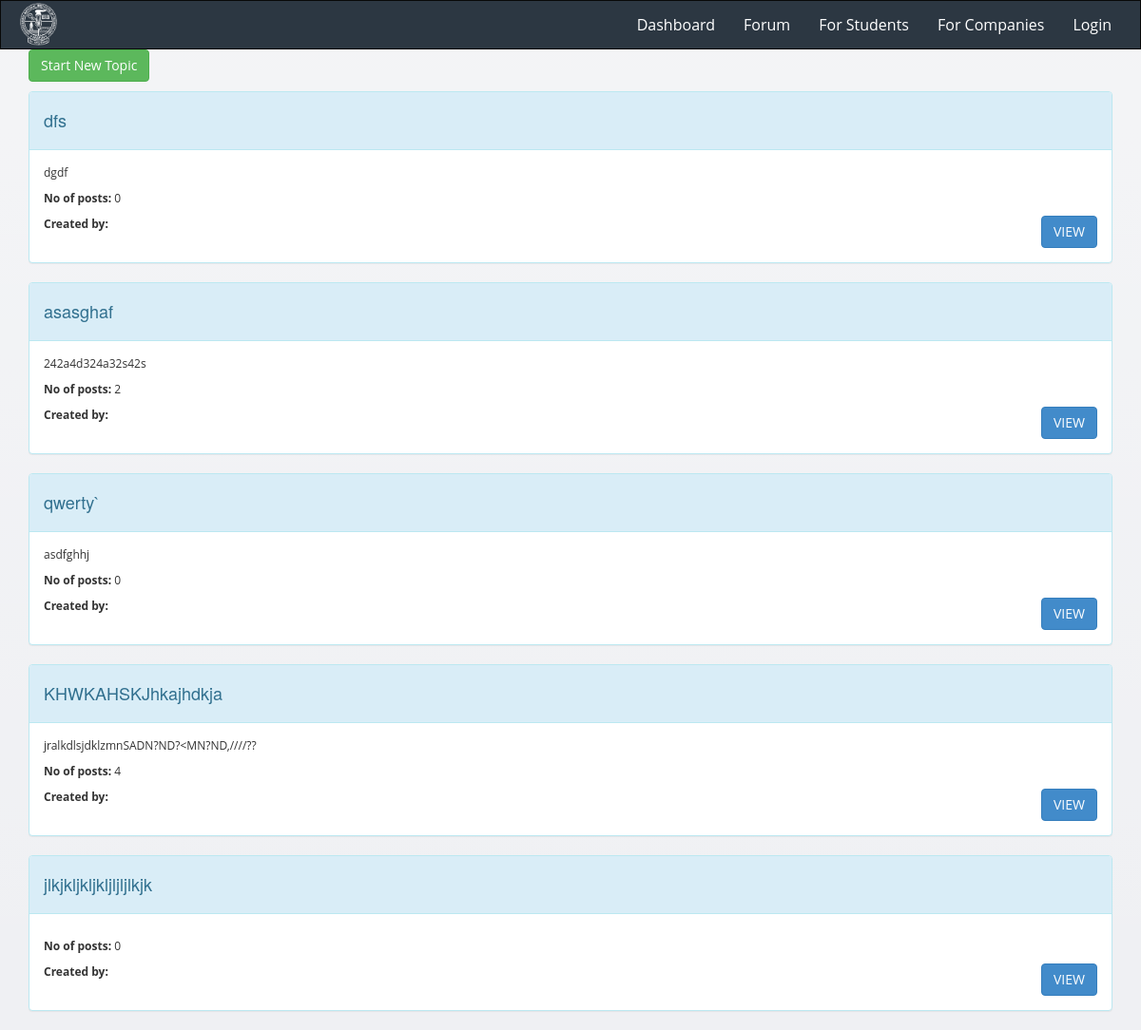
Page /forum/2/ on the earlier database version.
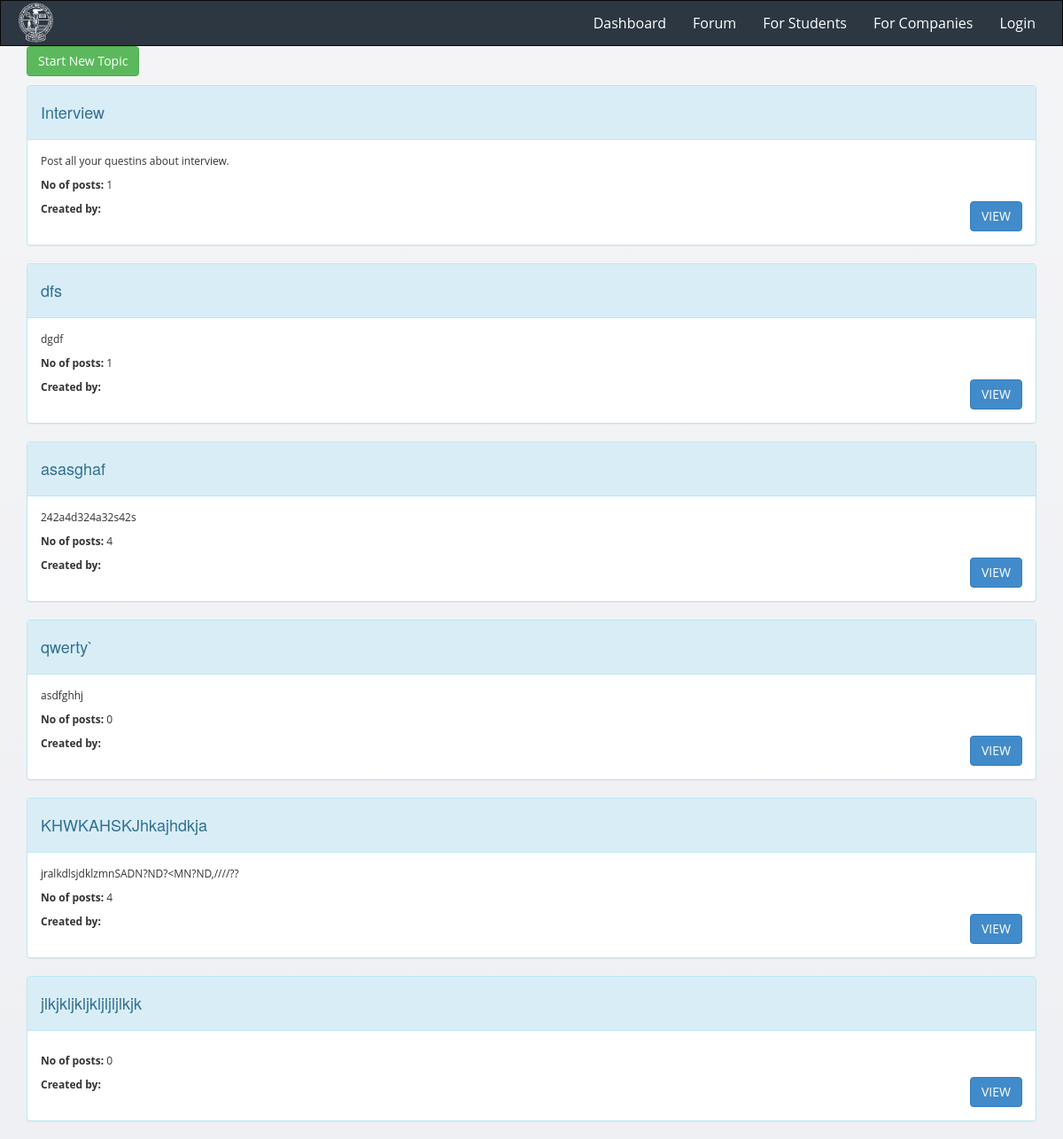
Same page on the later database version.
### forum/models.py (models this page shows, shortened)
class Topic(models.Model):
    title = models.CharField(max_length=60)
    description = models.TextField(max_length=10000, blank=True, null=True)
    forum = models.ForeignKey(Forum)
    created = models.DateTimeField(auto_now=True)
    creator = models.ForeignKey(MyUser, blank=True, null=True)
    updated = models.DateTimeField(auto_now=True)
    closed = models.BooleanField(blank=True, default=False)
    def num_replies(self):
        return max(0, self.post_set.count())

### forum/views.py (the view)
# urls.py: url(r'^(?P<forum_id>[0-9]+)/$', views.forum, name='forum-detail'),
def forum(request, forum_id):
    topics = Topic.objects.filter(forum=forum_id).order_by("-created")
    forum = get_object_or_404(Forum, pk=forum_id)
    return render(request, "forum/forum.html", {'topics': topics, 'pk': forum_id, 'forum': forum})

### forum/templates/forum/forum.html (shortened to what this page needs)
{% extends 'forum/base.html' %}
{% block content %}
<div class="container">
    <p>
     <a href="{% url 'forum:new-topic' pk  %}" class="btn btn-success btn-md " role="button" id="new_topic">Start New Topic</a>
    </p>
</div>
    {% for topic in topics %}
        <div class="container">
           <div class="panel panel-info">
                  <div class="panel-heading">
                     <h4> {{ topic.title }} </h4>
                  </div>
                  <div class="panel-body">
                      <p>
                          {{ topic.description }}
                      </p>
                       <p>
                           <b> No of posts: </b>{{ topic.num_replies }}
                       </p>
                        <p>
                            <b> Created by: </b>{{ topic.creator.full_name|linebreaksbr }}
                            <a class=" btn btn-primary " href="{% url 'forum:topic-detail' topic.pk %}" style = " float:right " > VIEW </a>
                        </p>
                  </div>
            </div>
        </div>
    {% endfor %}
{% endblock %}

Differences in the rows shown:
added Topic: title "Interview", description "Post all your questins about interview.", num_replies "1"
computed for Topic "dfs": num_replies "0" → "1"
computed for Topic "asasghaf": num_replies "2" → "4"
